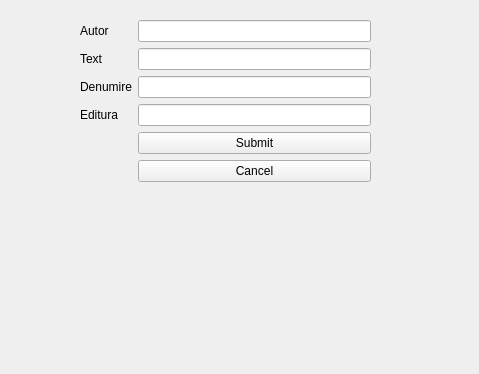
<?xml version="1.0" encoding="UTF-8"?>
<ui version="4.0">
 <class>Form</class>
 <widget class="QWidget" name="Form">
  <property name="geometry">
   <rect>
    <x>0</x>
    <y>0</y>
    <width>479</width>
    <height>374</height>
   </rect>
  </property>
  <property name="windowTitle">
   <string>Form</string>
  </property>
  <widget class="QWidget" name="formLayoutWidget">
   <property name="geometry">
    <rect>
     <x>80</x>
     <y>20</y>
     <width>291</width>
     <height>291</height>
    </rect>
   </property>
   <layout class="QFormLayout" name="formLayout">
    <item row="0" column="0">
     <widget class="QLabel" name="autor_label">
      <property name="text">
       <string>Autor</string>
      </property>
     </widget>
    </item>
    <item row="0" column="1">
     <widget class="QLineEdit" name="autor_line_edit"/>
    </item>
    <item row="1" column="0">
     <widget class="QLabel" name="text_label">
      <property name="text">
       <string>Text</string>
      </property>
     </widget>
    </item>
    <item row="1" column="1">
     <widget class="QLineEdit" name="text_line_edit"/>
    </item>
    <item row="2" column="0">
     <widget class="QLabel" name="denumire_label">
      <property name="text">
       <string>Denumire</string>
      </property>
     </widget>
    </item>
    <item row="2" column="1">
     <widget class="QLineEdit" name="denumire_line_edit"/>
    </item>
    <item row="3" column="0">
     <widget class="QLabel" name="editura_label">
      <property name="text">
       <string>Editura</string>
      </property>
     </widget>
    </item>
    <item row="3" column="1">
     <widget class="QLineEdit" name="editura_line_edit"/>
    </item>
    <item row="4" column="1">
     <widget class="QPushButton" name="submit_button">
      <property name="text">
       <string>Submit</string>
      </property>
     </widget>
    </item>
    <item row="5" column="1">
     <widget class="QPushButton" name="cancel_button">
      <property name="text">
       <string>Cancel</string>
      </property>
     </widget>
    </item>
   </layout>
  </widget>
 </widget>
 <resources/>
 <connections/>
</ui>
